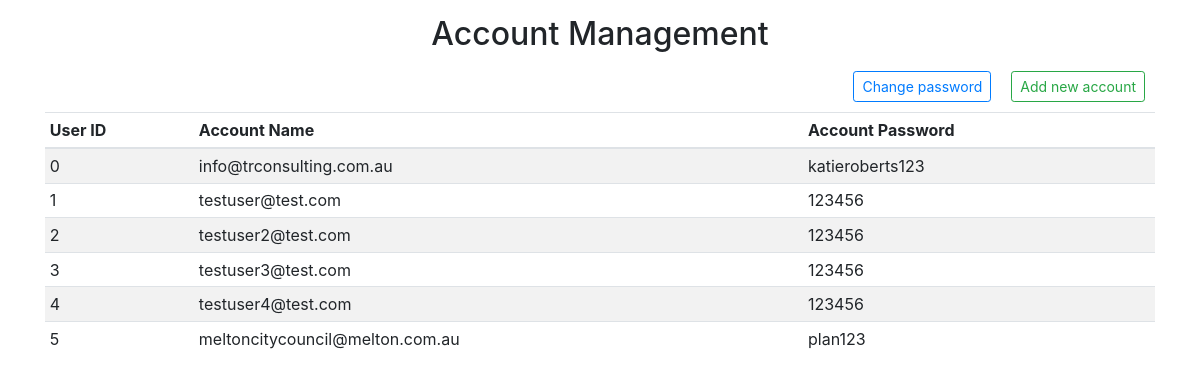
/admin (signed in), run on an earlier commit of the app's database.
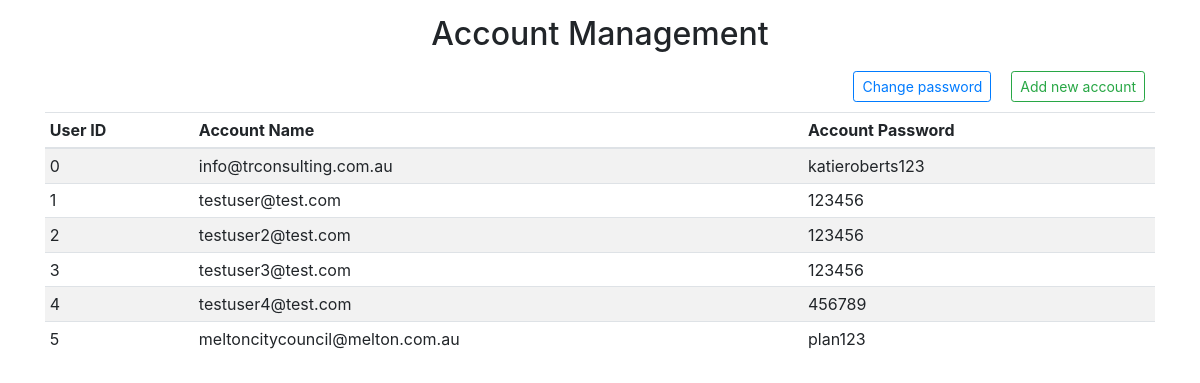
And on a later commit of the database.
### tables this page shows
CREATE TABLE user(id INTEGER PRIMARY KEY ASC, email varchar(250) NOT NULL, password varchar(250) NOT NULL);

### bpb.py (the view)
@app.route('/admin',methods=['GET'])
def admin():
	if login_status(session,0):
		result = db_func.select_all('user')
		return render_template('admin.html',data=result)
	else:
		return redirect('/login')

### bpb.py (called while the page is built)
def login_status(session,pid):
	if 'logged_in' in session:
		if session['logged_in'] == True and session['project_number'][0] == pid:
			return True
		else:
			return False
	return False

### db_func.py (called while the page is built)
def select_all(table):
	conn = sqlite3.connect('test.db')
	c = conn.cursor()
	result = c.execute('''select * from '%s' ''' % (table)).fetchall()
	conn.commit()
	conn.close()
	return result

### templates/admin.html (shortened to what this page needs)
<!DOCTYPE html>
<html lang="en"><head><meta http-equiv="Content-Type" content="text/html; charset=UTF-8">
	<link rel="stylesheet" href="https://maxcdn.bootstrapcdn.com/bootstrap/4.0.0-beta/css/bootstrap.min.css">
</head>
<body>
  <h2 align="center" style="margin-top:15px;">Account Management</h3>
  <div class='container'>
    <div>
      <button style="float:right;margin:10px;" class="btn btn-sm btn-outline-success" data-toggle="modal" data-target="#addModal">Add new account</button>
      <button style="float:right;margin:10px;" data-toggle="modal" data-target="#pswModal" class="btn btn-sm btn-outline-primary">Change password</button>
    </div>
    <table class="table table-striped table-sm col">
      <thead>
        <tr>
          <th>User ID</th>
          <th>Account Name</th>
          <th>Account Password</th>
        </tr>
      </thead>
      <tbody>
        {% for i in data %}
        <tr>
          <td>{{ i[0] }}</td>
          <td>{{ i[1] }}</td>
          <td>{{ i[2] }}</td>
        </tr>
        {% endfor %}
      </tbody>
    </table>
  </div>
</body>
</html>

What changed in the data, as far as the page shows it:
changed user "testuser4@test.com": password "123456" → "456789"
